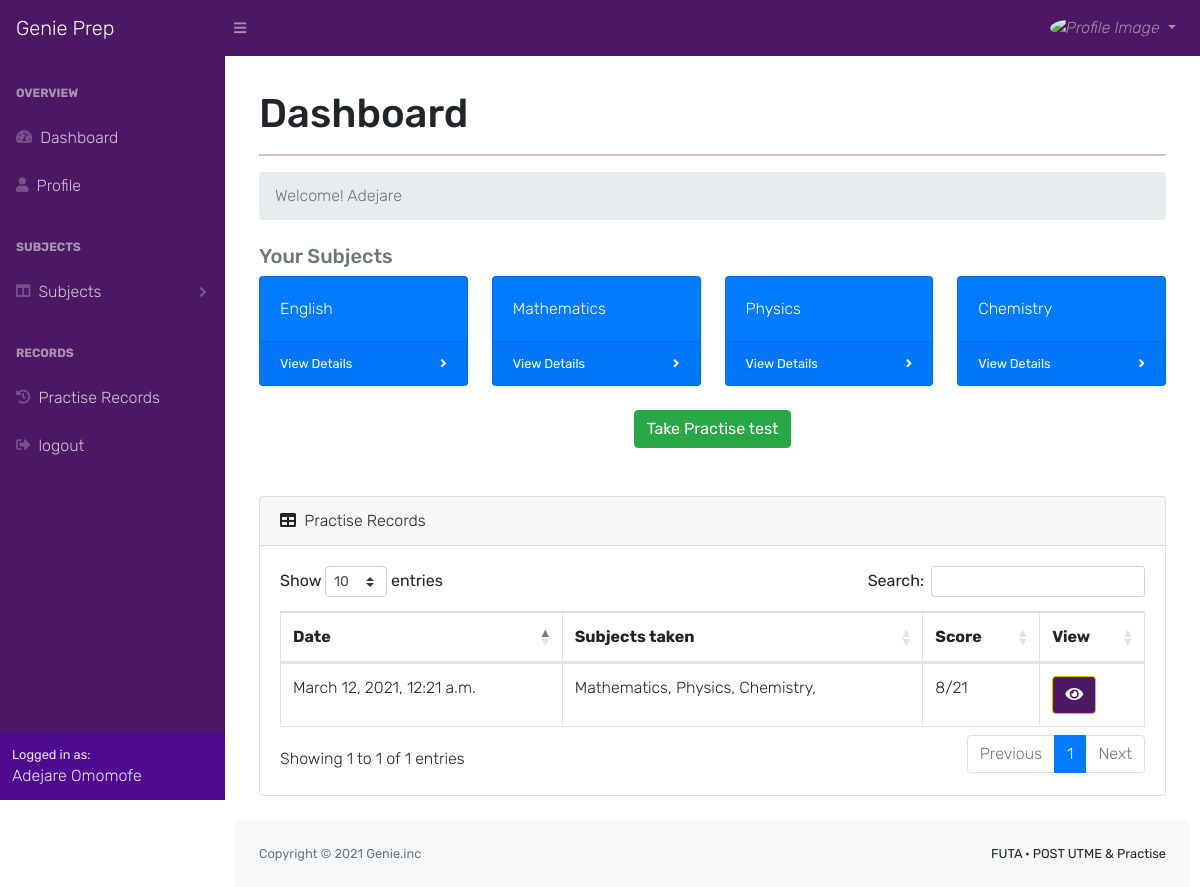
Screenshot of /dashboard (signed in) with the database file from the repository.
### account/models.py (models this page shows, shortened)
class Genie_Users(models.Model):
    GENDER_CHOICES = (
        ('M', 'Male'),
        ('F', 'Female'),
    )
    """
    SCHOOLS = (
        ('FUTA', 'Federal University Of Technology Akure'),
    )
    """
    genieID = models.CharField(max_length=30)
    profileimg = models.ImageField(
        upload_to='profilepics', default='/static/img/profile_placeholder.jpg')
    first_name = models.CharField(max_length=100)
    last_name = models.CharField(max_length=100)
    gender = models.CharField(max_length=1, choices=GENDER_CHOICES)
    email = models.EmailField(max_length=100, unique=True)
    phone_number = models.CharField(max_length=20)
    username = models.CharField(max_length=20, null=False)
    password = models.CharField(max_length=100)
    subjects = models.ManyToManyField(Subjects)
    institution = models.ForeignKey(Schools, on_delete=models.CASCADE)
    course = models.ForeignKey(Courses, on_delete=models.CASCADE)
    cutoff = models.CharField(max_length=20)
    jamb_score = models.CharField(max_length=20)
    asp_score = models.CharField(max_length=20)
    date_joined = models.DateTimeField(auto_now_add=False, auto_now=True)
    class Meta:
        ordering = ('date_joined')
    class Meta:
        db_table = "Users_tb"
        verbose_name = "Genie User"
        verbose_name_plural = "Genie Users"

### practise/models.py (models this page shows, shortened)
class Subjects(models.Model):
    code = models.CharField(max_length=20)
    name = models.CharField(max_length=100)
    short_name = models.CharField(max_length=30)
    date_added = models.DateTimeField(auto_now_add=False, auto_now=True)
    class Meta:
        ordering = ('date_added')
    class Meta:
        db_table = "Subjects_tb"
        verbose_name = "Subject"
        verbose_name_plural = "Subjects"

class TestLogs(models.Model):
    Uid = models.CharField(max_length=10, blank=False, null=False)
    total_score_gotten = models.CharField(max_length=10, blank=True, null=True)
    total_max_score = models.CharField(max_length=10, blank=True, null=True)
    date_taken = models.DateTimeField(auto_now_add=True, auto_now=False)
    class Meta:
        ordering = ('date_taken')
    class Meta:
        db_table = "testLog_tb"
        verbose_name = "Test Log"
        verbose_name_plural = "Test Logs"

class TestScripts(models.Model):
    subject = models.ForeignKey(Subjects, on_delete=models.CASCADE)
    data = models.TextField()
    score = models.CharField(max_length=50)
    max_score = models.CharField(max_length=50)
    log = models.ForeignKey(TestLogs, on_delete=models.CASCADE)
    def calculatePercent(self):
        sc = TestScripts.objects.get(log=self.log, subject=self.subject)
        return (int(sc.score) / int(sc.log.total_max_score))
    percent = property(calculatePercent)
    class Meta:
        db_table = "testScripts_tb"
        verbose_name = "Test Script"
        verbose_name_plural = "Test Scripts"

### account/views.py (the view)
# urls.py: path('dashboard', views.dashview, name="dashboard"),
def dashview(request):
    try:
        userID = request.session['GenieUser']
    except:
        return redirect('login')
    user = Genie_Users.objects.get(id=userID)
    subj = [{'code':s.code, 'name':s.name } for s in user.subjects.all() ]
    record_logs = TestLogs.objects.filter(Uid=user.id)
    response = render(request, 'dashboard/dashmain.html', {'user':user, 'records':record_logs})
    response.set_cookie('subjects', str(subj))
    return response

### templates/dashboard/dashmain.html (shortened to what this page needs)
{% extends 'dashboard/dashBase.html' %}{% load static %} {% block nav-content %}
<a class="nav-link dropdown-toggle" id="userDropdown" href="#" role="button" data-toggle="dropdown" aria-haspopup="true" aria-expanded="false">
    <i>
        <img src="/media/{{user.profileimg}}" class="img-responsive img-circle visible-lg visible-md visible-sm" alt="Profile Image" width="30px" height="30px" style="border-radius: 50%;">
    </i>
</a>
{% endblock %} {% block content %}
<div id="layoutSidenav">
    <div id="layoutSidenav_nav">
        <nav class="sb-sidenav accordion sb-sidenav-dash" id="sidenavAccordion">
            <div class="sb-sidenav-menu">
                <div class="nav">
                    <div class="sb-sidenav-menu-heading">Overview</div>
                    <a class="nav-link" id="dash-btn" href="#dashboard">
                        <div class="sb-nav-link-icon"><i class="fas fa-tachometer-alt"></i></div>
                        Dashboard
                    </a>
                    <a class="nav-link" id="profile-btn" href="#profile">
                        <div class="sb-nav-link-icon"><i class="fas fa-user"></i></div>
                        Profile
                    </a>
                    <div class="sb-sidenav-menu-heading">Subjects</div>
                    <a class="nav-link collapsed" href="#subjects" data-toggle="collapse" data-target="#collapseLayouts" aria-expanded="false" aria-controls="collapseLayouts">
                        <div class="sb-nav-link-icon"><i class="fas fa-columns"></i></div>
                        Subjects
                        <div class="sb-sidenav-collapse-arrow"><i class="fas fa-angle-down"></i></div>
                    </a>
                    <div class="sb-sidenav-menu-heading">Records</div>
                    <a class="nav-link" id="record-btn" href="#record">
                        <div class="sb-nav-link-icon"><i class="fas fa-history"></i></div>
                        Practise Records
                    </a>
                    <a class="nav-link" href="/">
                        <div class="sb-nav-link-icon"><i class="fas fa-sign-out-alt"></i></div>
                        logout
                    </a>
                </div>
            </div>
            <div class="sb-sidenav-footer-dash">
                <div class="small">Logged in as:</div>
                {{user.first_name}} {{user.last_name}}
            </div>
        </nav>
    </div>
    <div id="layoutSidenav_content">
        <main>
            <div class="container-fluid">
                <div id="dashy">
                    <h1 class="mt-4">Dashboard</h1>
                    <hr>
                    <nav aria-label="breadcrumb" class="main-breadcrumb">
                        <ol class="breadcrumb mb-4">
                            <li class="breadcrumb-item active">Welcome! {{user.first_name}}</li>
                        </ol>
                    </nav>
                    <h5 class="text-muted">Your Subjects</h5>
                    <div class="row">
                        {% for sub in user.subjects.all %}
                        <div class="col-xl-3 col-md-6">
                            <div class="card bg-primary text-white mb-4">
                                <div class="card-body">{{sub.name}}</div>
                                <div class="card-footer d-flex align-items-center justify-content-between">
                                    <a class="small text-white stretched-link" href="#">View Details</a>
                                    <div class="small text-white"><i class="fas fa-angle-right"></i></div>
                                </div>
                            </div>
                        </div>
                        {% endfor %}
                    </div>
                    <div class="row text-center mb-5 mt-0">
                        <div class="col">
                            <a class="btn btn-success" href="{% url 'practise' %}">Take Practise test</a>
                        </div>
                    </div>
                    <div class="card mb-4">
                        <div class="card-header">
                            <i class="fas fa-table mr-1"></i> Practise Records
                        </div>
                        <div class="card-body">
                            <div class="table-responsive">
                                <table class="table table-bordered" id="dataTable" width="100%" cellspacing="0">
                                    <thead>
                                        <tr>
                                            <th>Date</th>
                                            <th>Subjects taken</th>
                                            <th>Score</th>
                                            <th>View</th>
                                        </tr>
                                    </thead>
                                    <tbody>
                                        {% for record in records %}
                                        <tr>
                                            <td>{{record.date_taken}}</td>
                                            <td>{% for sub in record.testscripts_set.all %}{{sub.subject.name}}, {% endfor %}</td>
                                            <td>{{record.total_score_gotten}}/{{record.total_max_score}}</td>
                                            <td><a href="javascript: window.location.href='/practise/result?t={{record.id}}'" class="btn btn-primary"><i class="fas fa-eye"></i></a></td>
                                        </tr>
                                        {% endfor %}
                                    </tbody>
                                </table>
                            </div>
                        </div>
                    </div>
                </div>
            </div>
        </main>
        <footer class="py-4 bg-light mt-auto">
            <div class="container-fluid">
                <div class="d-flex align-items-center justify-content-between small">
                    <div class="text-muted">Copyright &copy; 2021 Genie.inc</div>
                    <div>
                        <span>FUTA &middot;
                        POST UTME &amp; Practise</span>
                    </div>
                </div>
            </div>
        </footer>
    </div>
</div>
{% endblock %}

### static/css/dashboard/dashBase.css (style rules this page uses)
body { font-family: 'Rubik', sans-serif; font-weight: 200; margin: 10px; padding: 0px; }
hr { border: 1px solid rgb(211, 193, 193); }

### rows the page displays
Genie_Users: first_name "Adejare", last_name "Omomofe"
Subjects: name "English"
Subjects: name "Mathematics"
Subjects: name "Physics"
Subjects: name "Chemistry"
TestLogs: date_taken "March 12, 2021, 12:21 a.m.", total_score_gotten "8", total_max_score "21"
TestScripts: subject.name "Mathematics"
TestScripts: subject.name "Physics"
TestScripts: subject.name "Chemistry"
